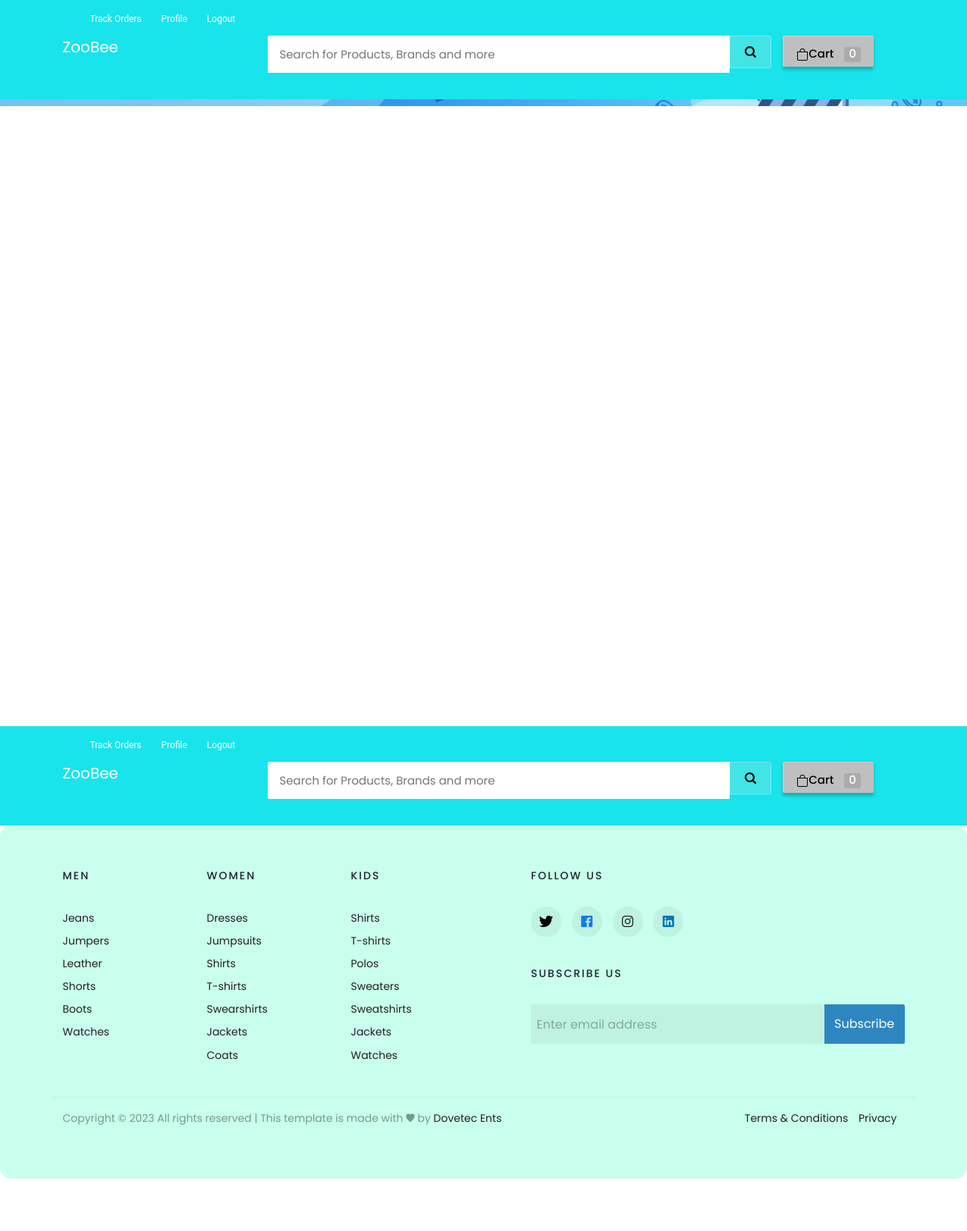
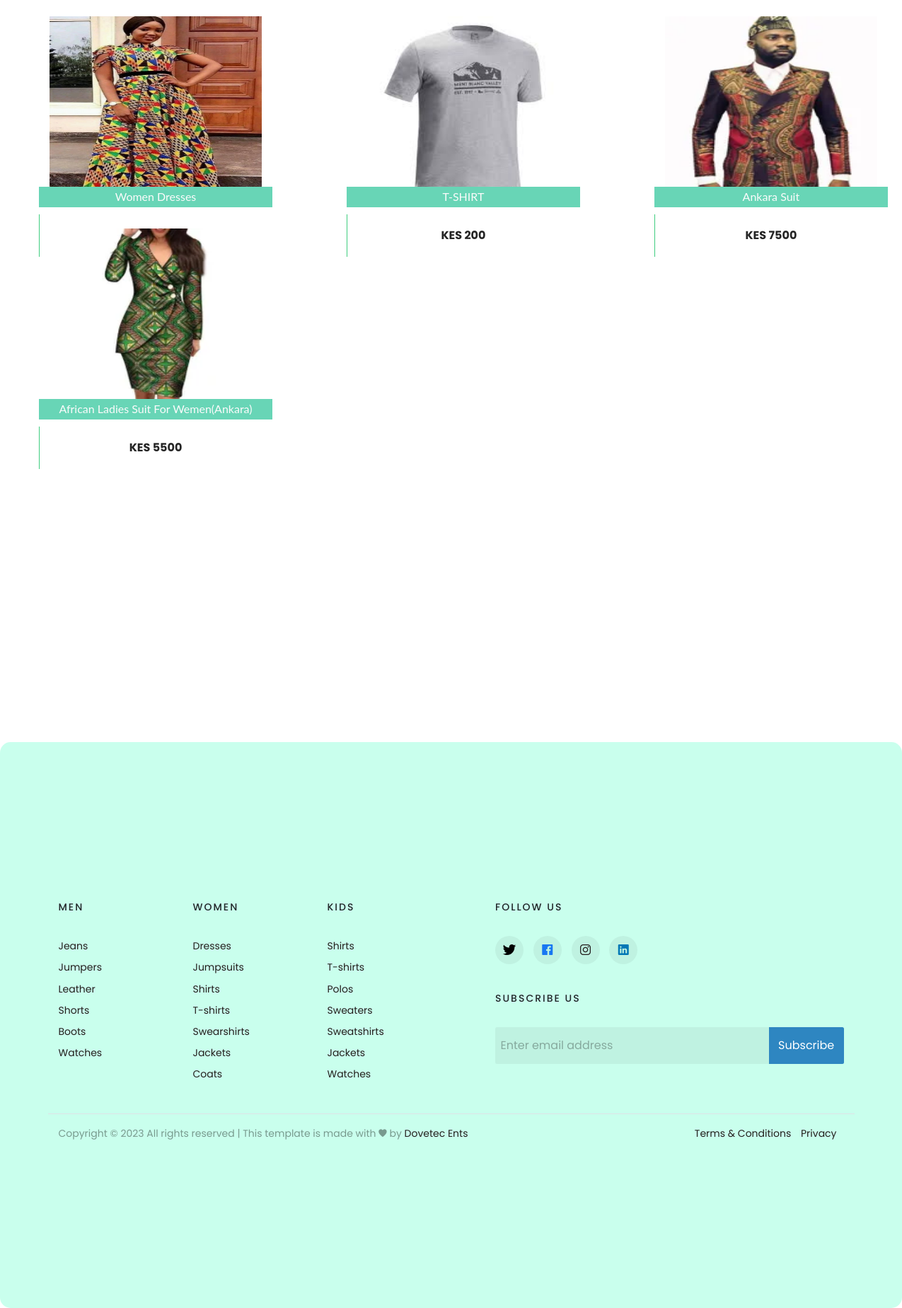
Screenshot of /customer-home (signed in) with the database file from the repository (2 pictures, top to bottom).
### ecom/models.py (models this page shows, shortened)
class Product(models.Model):
    name=models.CharField(max_length=40)
    product_image= models.ImageField(upload_to='product_image/',null=True,blank=True)
    price = models.PositiveIntegerField()
    description=models.CharField(max_length=40)

### ecom/views.py (the view)
# urls.py: path('customer-home', views.customer_home_view,name='customer-home'),
@login_required(login_url='customerlogin')
@user_passes_test(is_customer)
def customer_home_view(request):
    products=models.Product.objects.all()
    if 'product_ids' in request.COOKIES:
        product_ids = request.COOKIES['product_ids']
        counter=product_ids.split('|')
        product_count_in_cart=len(set(counter))
    else:
        product_count_in_cart=0
    return render(request,'ecom/customer_home.html',{'products':products,'product_count_in_cart':product_count_in_cart})

### ecom/views.py (called while the page is built)
def is_customer(user):
    return user.groups.filter(name='CUSTOMER').exists()

### templates/ecom/customer_home.html (shortened to what this page needs)
{% extends 'ecom/customer_base.html' %}
{% block content %}
  {% load static %}
{% include "ecom/customer_navbar.html" %}
<div class="row">
  <div class="col-md-12">
    <div class="slider-container">
      <div class="menu">
      </div>
      <div class="slide slide-1"></div>
    </div>
  </div>
</div>
{% include 'ecom/products_categories.html' %}
{% include 'ecom/categories.html' %}
{%if products%}
<br>
<div class="row">
  {% for p in products %}
  <div class="column">
    <div class="container page-wrapper" style="width: 450px;">
      <div class="page-inner">
        <div class="row">
          <div class="el-wrapper">
            <div class="box-up">
              <img class="img" src="{% static p.product_image.url %}" alt="product pic" height="300px" width="300px">
              <div class="img-info">
                <div class="info-inner">
                  <span style="background-color:#68d5b6; color:fbfbfb;" class="p-company">{{p.name}}</span>
                </div>
              </div>
            </div>
            <div class="box-down">
              <a class="cart" href="{% url 'add-to-cart' p.id  %}">
                <span class="price">KES {{p.price}}</span>
                <span class="add-to-cart">
                  <span class="txt"><i class="fa fa-shopping-cart"></i> Add To Cart</span>
                </span>
              </a>
            </div>
          </div>
        </div>
      </div>
    </div>
  </div>
  {% if forloop.counter|divisibleby:"3" %}
  {% load static %}
</div>
<div class="row">
  <br><br><br><br><br>
  {% endif %}
  {% endfor %}
</div>
{%else%}
<h3 style="text-align:center; color:#3E454C;">No Search Found</h3>
{%endif%}
<br><br><br>
<br><br><br><br><br><br><br><br><br><br><br><br>
{% endblock content %}

### templates/ecom/customer_base.html (style rules this page uses)
body { background-color: #f7f7f7; widows: calc(); }
.menu { cursor: pointer }

### templates/ecom/customer_navbar.html (style rules this page uses)
body { background-color: #f7f7f7; }
.menu { cursor: pointer }

### rows the page displays
Product: product_image (picture), name "Women Dresses"
Product: product_image (picture), name "T-SHIRT", price "200"
Product: product_image (picture), name "Ankara Suit", price "7500"
Product: product_image (picture), name "African Ladies Suit For Wemen(Ankara)", price "5500"

### other values shown
{{ product_count_in_cart }} "0 0"
